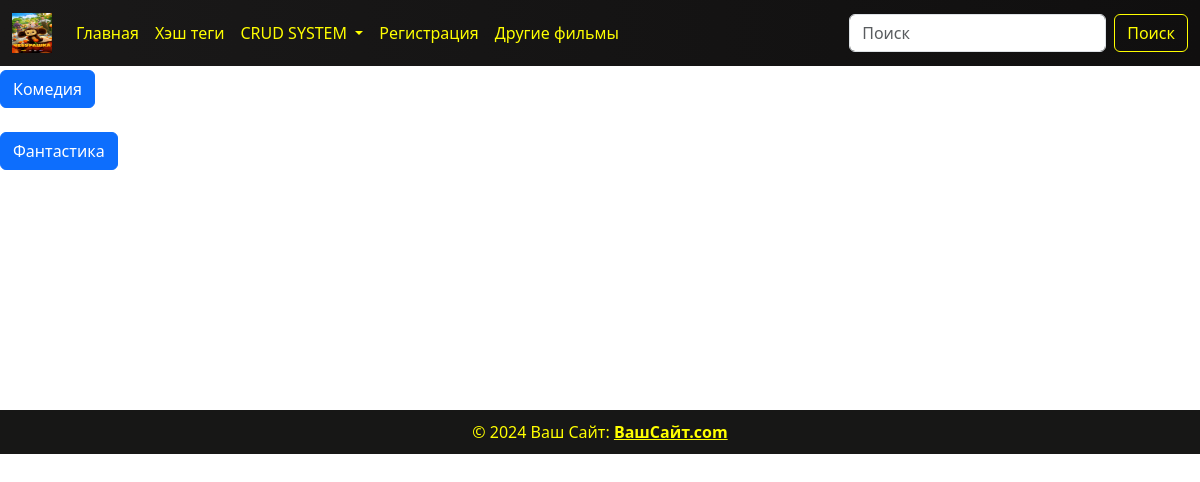
/all_hashtags_films/, run on an earlier commit of the app's database.
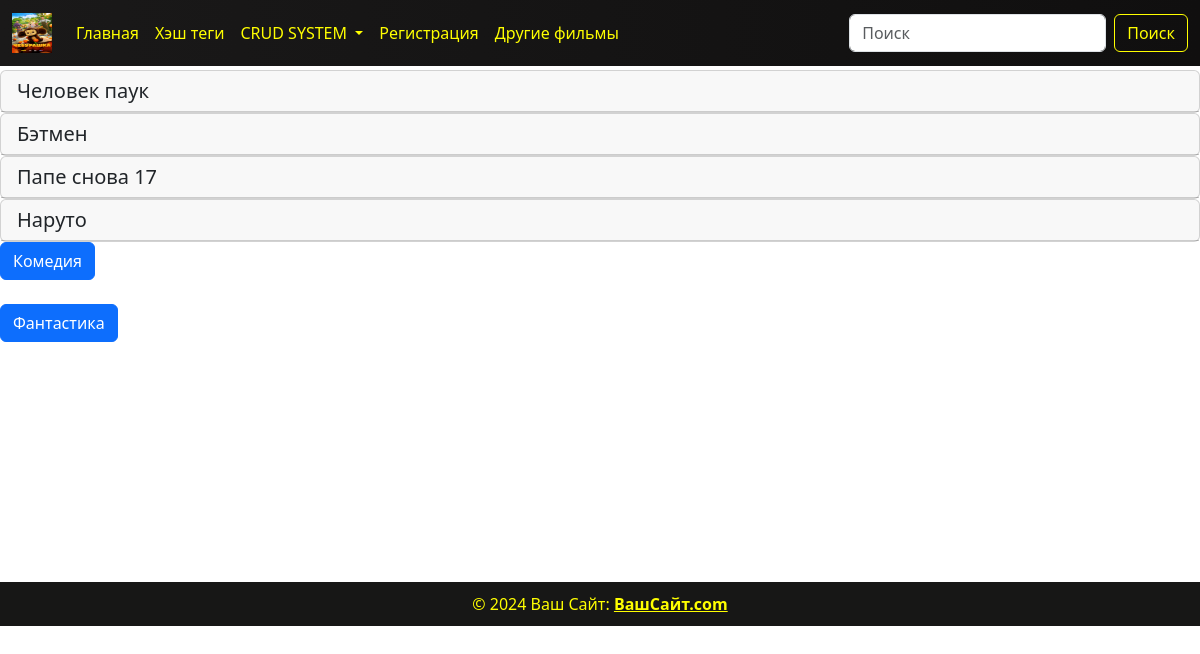
And on a later commit of the database.
### hastags/models.py (models this page shows, shortened)
class Post(models.Model):
    title = models.CharField(max_length=50)
    tags = models.ManyToManyField(Tag)

### hastags/views.py (the view)
# urls.py: path('all_hashtags_films/', views.all_category_film, name='all'),
def all_category_film(request):
    if request.method == 'GET':
        query = models.Post.objects.all()
        return render(request,
                      template_name='tags/all_category_film.html',
                      context={'query': query}
                      )

### templates/tags/all_category_film.html (shortened to what this page needs)
{% load static %}
<!DOCTYPE html>
<html lang="en">
<head>
   <link href="https://cdn.jsdelivr.net/npm/bootstrap@5.3.3/dist/css/bootstrap.min.css" rel="stylesheet"
>
    <link rel="stylesheet" href="{% static 'css/show.css' %}">
</head>
<body>
{% include 'components/header.html' %}
{% for i in query %}
<div class="card">
  <h5 class="card-header">{{ i.title }}</h5>
</div>
{% endfor %}
<a href="{% url 'comedy' %}">
    <button type="button" class="btn btn-primary">Комедия</button>
</a>
<br>
<a href="{% url 'fantastic' %}">
<button type="button" class="btn btn-primary">Фантастика</button>
</a>
<br><br><br><br><br><br><br><br><br><br>
{% include 'components/footer.html' %}
</body>
</html>

### templates/components/header.html (shortened to what this page needs)
{% load static %}
<nav class="navbar navbar-expand-lg bg-body-tertiary fixed-top"
     style="background: linear-gradient(to right, #1a1919, #100f0f);">
    <div class="container-fluid">
        <a class="navbar-brand" href="#">
            <img src="{% static 'image/logo.jpg' %}"
                 alt="Logo" style="width: 40px; height: 40px;">
        </a>
        <div class="collapse navbar-collapse" id="navbarSupportedContent">
            <ul class="navbar-nav me-auto mb-2 mb-lg-0">
                <li class="nav-item">
                    <a class="nav-link active" aria-current="page" href="{% url 'films' %}" style="color: yellow;">Главная</a>
                </li>
                <li class="nav-item">
                    <a class="nav-link" href="{% url 'all' %}" style="color: yellow;">Хэш теги</a>
                </li>
                <li class="nav-item dropdown">
                    <a class="nav-link dropdown-toggle" href="#" role="button" data-bs-toggle="dropdown"
                       aria-expanded="false" style="color: yellow;">
                        CRUD SYSTEM
                    </a>
                </li>
                <li class="nav-item">
                    <a class="nav-link enable" href="" style="color: yellow;">Регистрация</a>
                </li>
                <li class="nav-item">
                    <a class="nav-link enable" href="" style="color: yellow;">Другие фильмы</a>
                </li>
            </ul>
            <form class="d-flex" role="search">
                <input class="form-control me-2" type="search" placeholder="Поиск" aria-label="Поиск">
                <button class="btn btn-outline-success" type="submit" style="color: yellow; border-color: yellow;">
                    Поиск
                </button>
            </form>
        </div>
    </div>
</nav>

### templates/components/footer.html (shortened to what this page needs)
<footer>
    © 2024 Ваш Сайт:
    <a class="text-reset fw-bold" href="#" style="color: yellow;">ВашСайт.com</a>
</footer>

### static/css/show.css (style rules this page uses)
body { display: flex; flex-direction: column; min-height: 100vh; padding-top: 70px; background: url("https://i.pinimg.com/736x/e3/7d/a9/e37da92d1e32051af32a81a8950733f3.jpg"); background-repeat: no-repeat; background-size: cover; background-position: center; }
footer { background-color: #171716; color: yellow; text-align: center; padding: 10px; }
.card { height: 200px; }
.card { height: auto; }

What changed in the data, as far as the page shows it:
added Post: title "Человек паук"
added Post: title "Бэтмен"
added Post: title "Папе снова 17"
added Post: title "Наруто"
